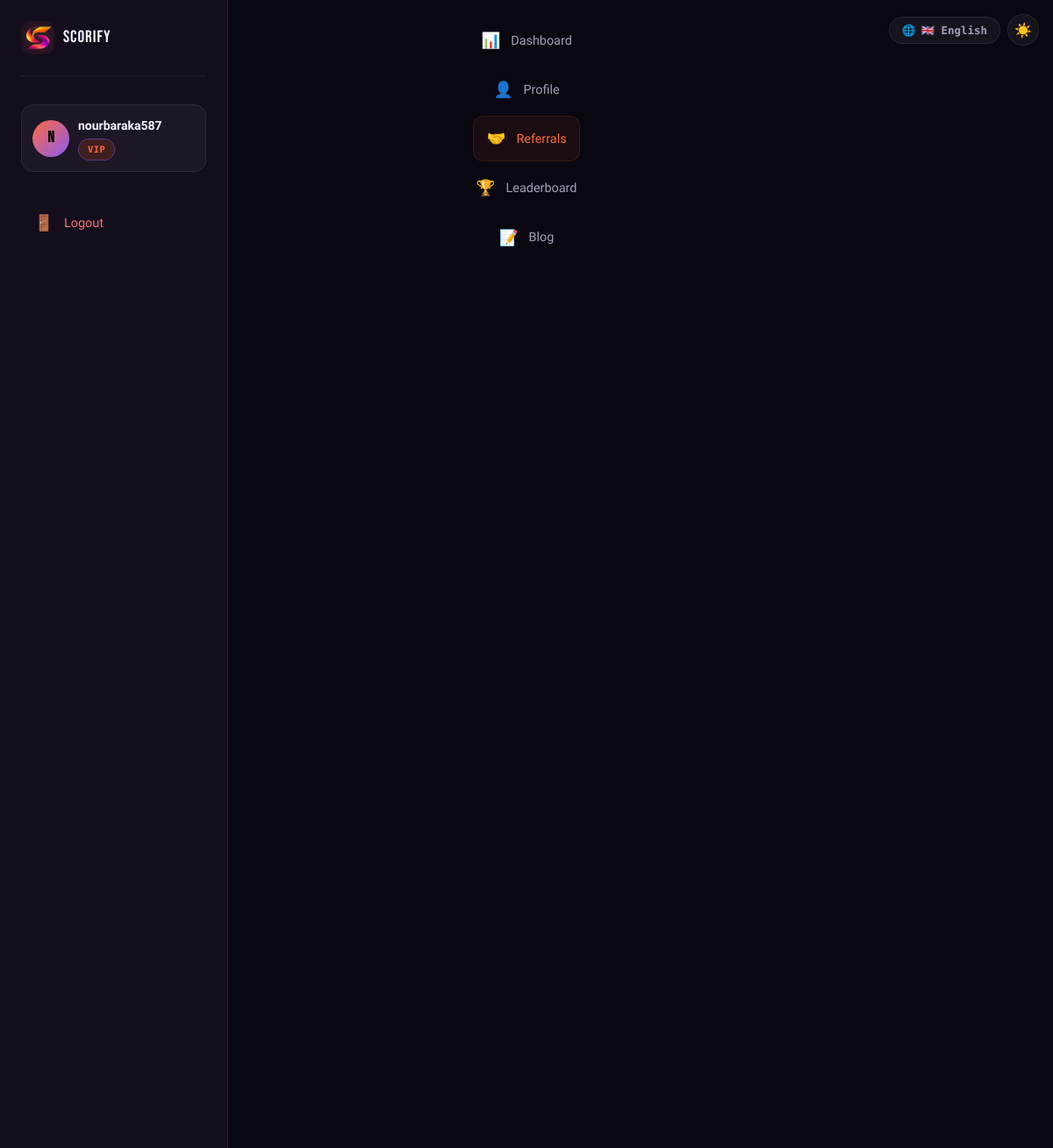
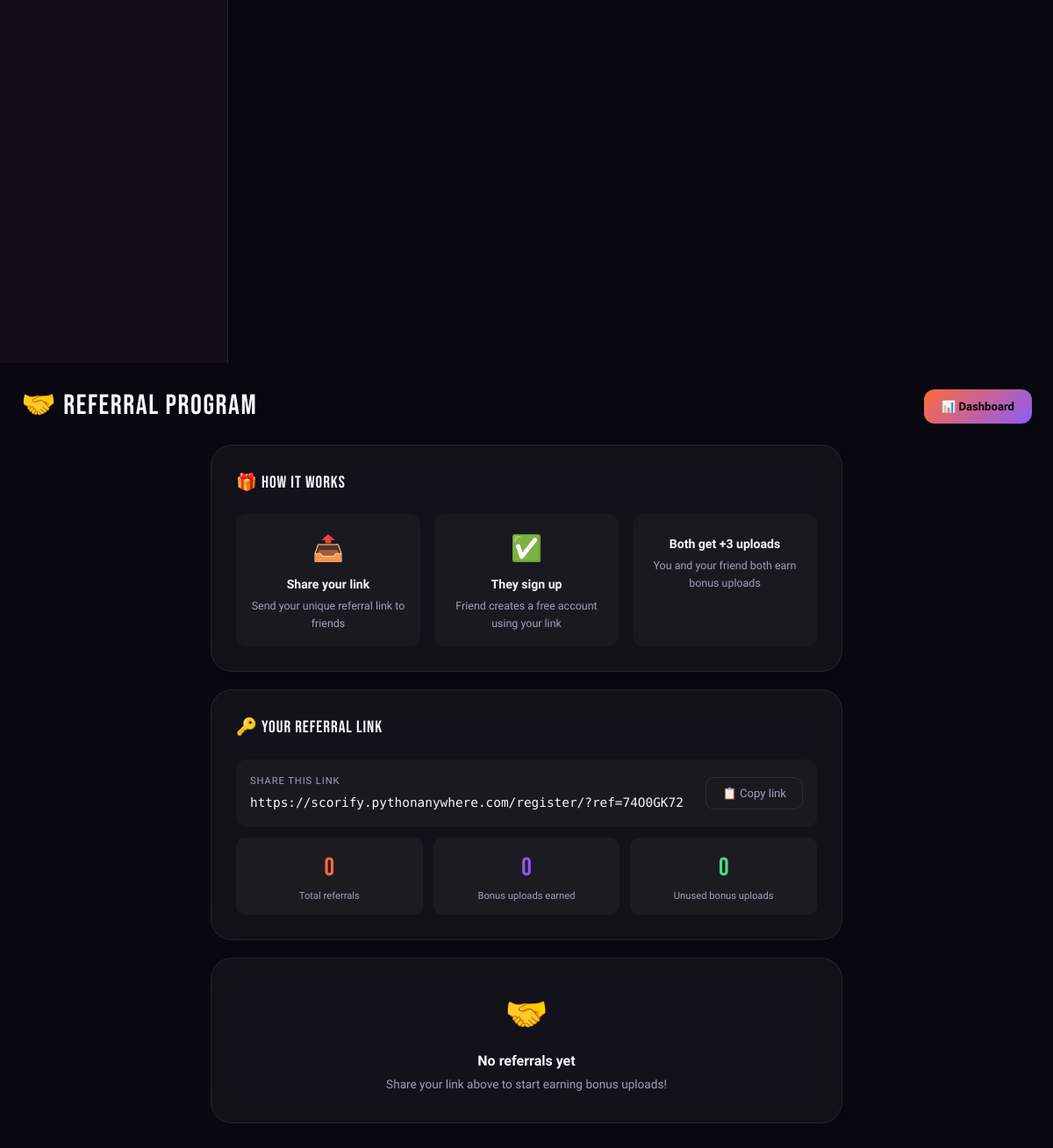
Screenshot of /referral/ (signed in) with the database file from the repository (2 pictures, top to bottom).
### roaster/models.py (models this page shows, shortened)
class UserProfile(models.Model):
  PLAN_FREE = 'free'
  PLAN_PRO = 'pro'
  PLAN_VIP = 'vip'
  PLAN_CHOICES = [(PLAN_FREE,'Free'),(PLAN_PRO,'Pro'),(PLAN_VIP,'VIP')]
  user = models.OneToOneField(User, on_delete=models.CASCADE, related_name='profile')
  plan = models.CharField(max_length=10, choices=PLAN_CHOICES, default=PLAN_FREE)
  pro_since = models.DateTimeField(null=True, blank=True)
  pro_expires = models.DateTimeField(null=True, blank=True)
  total_uploads = models.IntegerField(default=0)
  avatar = models.ImageField(upload_to='avatars/', null=True, blank=True)
  job_title = models.CharField(max_length=100, blank=True)
  industry = models.CharField(max_length=100, blank=True)
  bio = models.TextField(blank=True, max_length=300)
  career_goal = models.CharField(max_length=200, blank=True)
  skills_tags = models.TextField(blank=True)
  best_score = models.IntegerField(default=0)
  public_profile = models.BooleanField(default=False)
  onboarding_done = models.BooleanField(default=False)
  bonus_uploads = models.IntegerField(default=0) # earned via referrals
  created_at = models.DateTimeField(auto_now_add=True)
  @property
  def is_pro(self):
    return self.plan in (self.PLAN_PRO, self.PLAN_VIP)
  @property
  def plan_badge(self):
    return {'free':'⚪','pro':'🔵','vip':''}.get(self.plan,'⚪')

class ReferralCode(models.Model):
  user = models.OneToOneField(User, on_delete=models.CASCADE, related_name='referral_code')
  code = models.CharField(max_length=12, unique=True, db_index=True)
  total_referrals = models.IntegerField(default=0)
  bonus_uploads_earned = models.IntegerField(default=0)
  created_at = models.DateTimeField(auto_now_add=True)
  @classmethod
  def get_or_create_for_user(cls, user):
    try:
      return user.referral_code
    except cls.DoesNotExist:
      return cls.objects.create(user=user, code=cls.generate_code())

### roaster/views.py (the view)
# urls.py: path('referral/',             views.referral_view,   name='referral'),
@login_required
@ensure_csrf_cookie
def referral_view(request):
  profile = _ensure_profile(request.user)
  ref_code = ReferralCode.get_or_create_for_user(request.user)
  uses = ReferralUse.objects.filter(referral_code=ref_code).select_related('referred_user').order_by('-created_at')[:10]
  from django.conf import settings as django_settings
  return render(request, 'roaster/referral.html', {
    'profile': profile,
    'ref_code': ref_code,
    'uses': uses,
    'site_url': django_settings.SITE_URL,
    'bonus_per_ref': getattr(django_settings, 'REFERRAL_BONUS_UPLOADS', 3),
  })

### roaster/context_processors.py (called while the page is built)
def branding(request):
    is_pro = False
    try:
        if request.user.is_authenticated:
            is_pro = bool(getattr(request.user, "profile", None) and request.user.profile.is_pro)
    except Exception:
        is_pro = False
    return {
        "site_url": settings.SITE_URL,
        "site_name": "Scorify",
        "support_email": settings.SUPPORT_EMAIL,
        "user_is_pro": is_pro,
    }

### roaster/views.py (called while the page is built)
def _ensure_profile(user):
  profile, _ = UserProfile.objects.get_or_create(user=user)
  return profile

### roaster/templates/roaster/referral.html (shortened to what this page needs)
<!DOCTYPE html>
<html lang="en">
<head>
{% load static %}
<link rel="stylesheet" href="{% static 'roaster/css/shared.css' %}">
<link rel="stylesheet" href="{% static 'roaster/css/lang.css' %}">
<link rel="stylesheet" href="{% static 'roaster/css/dashboard.css' %}">
</head>
<body>
<div class="page-utility-bar">
 <div id="globeWrap"></div>
 <button type="button" id="themeBtn" data-theme-toggle onclick="toggleTheme()" aria-label="Toggle theme">☀️</button>
</div>
<aside class="sidebar">
 <a href="/" class="sb-logo"><div class="sb-logo-icon"><img class="mode-logo-img" src="/static/roaster/img/logo-scorify.png" alt="" draggable="false"></div>Scorify</a>
 <a href="/profile/" class="sb-user">
 <div class="sb-avatar">{% if profile.avatar %}<img src="{{ profile.avatar.url }}" alt="">{% else %}{{ request.user.username|first|upper }}{% endif %}</div>
 <div style="flex:1;min-width:0"><div class="sb-user-name">{{ request.user.username }}</div><div class="sb-user-plan"><span class="badge badge-{{ profile.plan }}">{{ profile.plan_badge }} {{ profile.plan|upper }}</span></div></div>
 </a>
 <nav class="sb-nav">
 <a href="/dashboard/" class="sb-link"><span class="sb-icon">📊</span> Dashboard</a>
 <a href="/profile/" class="sb-link"><span class="sb-icon">👤</span> Profile</a>
 <a href="/referral/" class="sb-link active"><span class="sb-icon">🤝</span> Referrals</a>
 <a href="/leaderboard/" class="sb-link"><span class="sb-icon">🏆</span> Leaderboard</a>
 <a href="/blog/" class="sb-link"><span class="sb-icon">📝</span> Blog</a>
 </nav>
 <a href="/logout/" class="sb-link" style="margin-top:.5rem;color:#f87171"><span class="sb-icon">🚪</span> Logout</a>
</aside>
<main class="main">
 <div class="topbar">
 <div class="topbar-title">🤝 REFERRAL PROGRAM</div>
 <a href="/dashboard/" style="padding:9px 20px;border-radius:12px;font-size:.82rem;font-weight:700;color:#0a0804;background:linear-gradient(135deg,var(--fire),var(--amber));text-decoration:none">📊 Dashboard</a>
 </div>
 <div style="max-width:760px;margin:1.5rem auto;padding:0 1.25rem">
 <div class="card" style="margin-bottom:1.25rem">
 <div class="card-title">🎁 How it works</div>
 <div style="display:grid;grid-template-columns:repeat(3,1fr);gap:1rem;text-align:center">
 <div style="background:rgba(255,255,255,.03);border-radius:12px;padding:1rem">
 <div style="font-size:1.8rem;margin-bottom:.4rem">📤</div>
 <div style="font-weight:700;font-size:.88rem;color:var(--cream);margin-bottom:.25rem">Share your link</div>
 <div style="font-size:.78rem;color:var(--smoke)">Send your unique referral link to friends</div>
 </div>
 <div style="background:rgba(255,255,255,.03);border-radius:12px;padding:1rem">
 <div style="font-size:1.8rem;margin-bottom:.4rem">✅</div>
 <div style="font-weight:700;font-size:.88rem;color:var(--cream);margin-bottom:.25rem">They sign up</div>
 <div style="font-size:.78rem;color:var(--smoke)">Friend creates a free account using your link</div>
 </div>
 <div style="background:rgba(255,255,255,.03);border-radius:12px;padding:1rem">
 <div style="font-weight:700;font-size:.88rem;color:var(--cream);margin-bottom:.25rem">Both get +{{ bonus_per_ref }} uploads</div>
 <div style="font-size:.78rem;color:var(--smoke)">You and your friend both earn bonus uploads</div>
 </div>
 </div>
 </div>
 <div class="card" style="margin-bottom:1.25rem">
 <div class="card-title">🔑 Your referral link</div>
 <div style="background:rgba(255,255,255,.03);border-radius:12px;padding:1rem;display:flex;align-items:center;gap:.75rem;flex-wrap:wrap">
 <div style="flex:1;min-width:200px">
 <div style="font-size:.7rem;color:var(--smoke);text-transform:uppercase;letter-spacing:.08em;margin-bottom:.25rem">Share this link</div>
 <div id="refUrl" style="font-family:var(--font-m);font-size:.9rem;color:var(--cream);word-break:break-all">{{ site_url }}/register/?ref={{ ref_code.code }}</div>
 </div>
 <button onclick="copyRef()" style="padding:10px 18px;border-radius:10px;border:1px solid var(--border);background:transparent;color:var(--smoke);cursor:pointer;font-size:.82rem;transition:.2s;white-space:nowrap" id="copyBtn">📋 Copy link</button>
 </div>
 <div style="display:flex;gap:.75rem;margin-top:.75rem;flex-wrap:wrap">
 <div style="background:rgba(255,255,255,.04);border-radius:10px;padding:.75rem 1rem;text-align:center;flex:1;min-width:100px">
 <div style="font-family:var(--font-d);font-size:1.8rem;color:var(--fire)">{{ ref_code.total_referrals }}</div>
 <div style="font-size:.7rem;color:var(--smoke)">Total referrals</div>
 </div>
 <div style="background:rgba(255,255,255,.04);border-radius:10px;padding:.75rem 1rem;text-align:center;flex:1;min-width:100px">
 <div style="font-family:var(--font-d);font-size:1.8rem;color:var(--amber)">{{ ref_code.bonus_uploads_earned }}</div>
 <div style="font-size:.7rem;color:var(--smoke)">Bonus uploads earned</div>
 </div>
 <div style="background:rgba(255,255,255,.04);border-radius:10px;padding:.75rem 1rem;text-align:center;flex:1;min-width:100px">
 <div style="font-family:var(--font-d);font-size:1.8rem;color:#4ade80">{{ profile.bonus_uploads }}</div>
 <div style="font-size:.7rem;color:var(--smoke)">Unused bonus uploads</div>
 </div>
 </div>
 </div>
 {% if uses %}
 <div class="card">
 <div class="card-title">👥 People you referred</div>
 <div style="display:flex;flex-direction:column;gap:.5rem">
 {% for use in uses %}
 <div style="display:flex;align-items:center;justify-content:space-between;padding:.625rem .875rem;background:rgba(255,255,255,.03);border-radius:10px">
 <div style="display:flex;align-items:center;gap:.625rem">
 <div style="width:28px;height:28px;border-radius:50%;background:linear-gradient(135deg,var(--fire),var(--amber));display:flex;align-items:center;justify-content:center;font-size:.75rem;color:#0a0804;font-weight:700">{{ use.referred_user.username|first|upper }}</div>
 <div style="font-size:.85rem;color:var(--cream)">{{ use.referred_user.username }}</div>
 </div>
 <div style="font-size:.75rem;color:var(--smoke);font-family:var(--font-m)">{{ use.created_at|date:"M d, Y" }}</div>
 </div>
 {% endfor %}
 </div>
 </div>
 {% else %}
 <div class="card" style="text-align:center;padding:2rem">
 <div style="font-size:2.5rem;margin-bottom:.5rem">🤝</div>
 <div style="color:var(--cream);font-weight:600;margin-bottom:.25rem">No referrals yet</div>
 <div style="color:var(--smoke);font-size:.85rem">Share your link above to start earning bonus uploads!</div>
 </div>
 {% endif %}
 </div>
</main>
</body>
</html>

### roaster/static/roaster/css/shared.css (style rules this page uses)
:root { --bg: #09070f; --bg2: #130d1c; --surface: rgba(255,255,255,.045); --surface2:rgba(255,255,255,.08); --a1: #ff6a3d; --a2: #8b5cf6; --a3: #ff4fa3; --fire: #ff6a3d; --amber: #8b5cf6; --cream: #f7f5ff; --smoke: #a59db9; --border: rgba(255,255,255,.08); --border2: rgba(139,92,246,.42); --glow1: rgba(255,106,61,.28); --glow2: rgba(139,92,246,.18); --pro: #3b82f6; --font-d: 'Bebas Neue', sans-serif; --font-b: 'Bricolage Grotesque', sans-serif; --font-m: 'DM Mono', monospace; --r: 16px; --r-lg: 24px; --t: .3s cubic-bezier(.4,0,.2,1); --ts: .5s cubic-bezier(.34,1.56,.64,1); }
*,*::before,*::after { box-sizing: border-box; margin: 0; padding: 0; }
html { scroll-behavior: smooth; }
body { font-family: var(--font-b); background: var(--bg); color: var(--cream); min-height: 100vh; line-height: 1.6; -webkit-font-smoothing: antialiased; overflow-x: hidden; transition: background .5s ease, color .4s ease; }
a { color: inherit; text-decoration: none; }
button { font-family: var(--font-b); }
img { max-width: 100%; }
button, a, [role='button'], label { cursor: pointer; }
nav { position: fixed; top: 0; left: 0; right: 0; z-index: 200; display: flex; align-items: center; justify-content: space-between; padding: 1.25rem clamp(1.5rem,4vw,3rem); transition: .4s; gap: 1rem; }
.badge { display: inline-flex; align-items: center; gap: 4px; padding: 3px 10px; border-radius: 99px; font-size: .65rem; font-weight: 700; font-family: var(--font-m); letter-spacing: .05em; }
.badge-vip { background: rgba(255,77,0,.15); color: var(--a1); border: 1px solid var(--border2); }
.page-utility-bar { position: fixed; top: 1rem; right: 1rem; z-index: 260; display: flex; align-items: center; gap: .5rem; }
.page-utility-bar #themeBtn { width: 36px; height: 36px; border-radius: 50%; border: 1px solid var(--border); background: rgba(255,255,255,.05); color: var(--smoke); cursor: pointer; font-size: 1rem; display: flex; align-items: center; justify-content: center; transition: .25s; }
.nav-logo-icon, .auth-brand-mark, .auth-logo-icon, .sb-logo-icon, .otp-logo-icon, .footer-logo-icon, .legal-logo-icon, .loading-fire { display: inline-flex; align-items: center; justify-content: center; flex-shrink: 0; overflow: hidden; position: relative; border-radius: 12px; background: transparent; border: none; box-shadow: none; will-change: transform; transition: box-shadow .5s ease, filter .5s ease; }
.mode-logo-img { width: 100%; height: 100%; object-fit: contain; display: block; filter: drop-shadow(0 0 12px rgba(255,106,61,.5)); transition: filter .5s ease; }
body.scorify-mode .mode-logo-img, body:not(.xray-mode):not(.sx-mode) .mode-logo-img { filter: drop-shadow(0 0 14px rgba(255,106,61,.6)) drop-shadow(0 0 28px rgba(139,92,246,.3)); }

### rows the page displays
UserProfile: plan "VIP", bonus_uploads "0"
ReferralCode: code "74O0GK72", total_referrals "0", bonus_uploads_earned "0"

### other values shown
{{ request.user.username|first|upper }} "N"
{{ request.user.username }} "nourbaraka587"
{{ bonus_per_ref }} "3"
{{ site_url }} "https://scorify.pythonanywhere.com"
